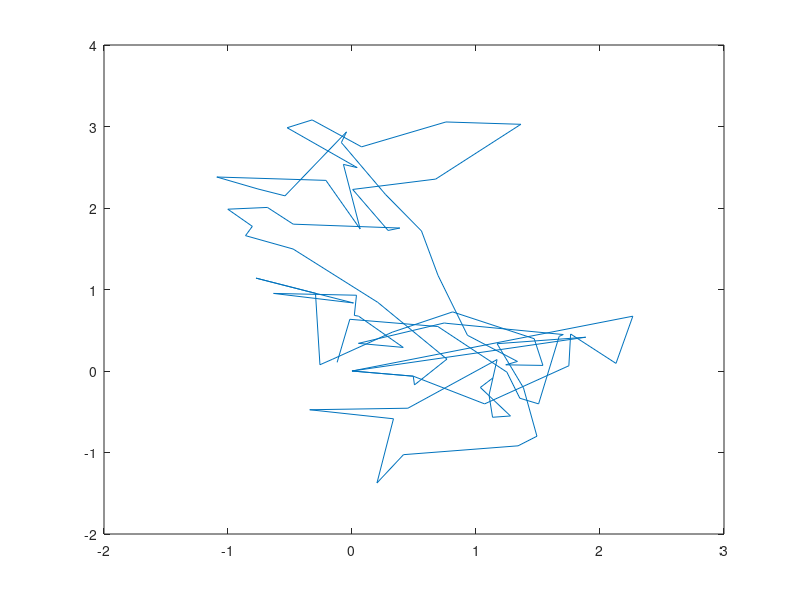

Source code (MATLAB):
%agent things to-do: create a threshold so that agent can switch bw local 
%and global search based on quality. 
%could make turning angles or distance travelled a gaussian distribution
%(rather than uniform, like it is now). 

%time step 
steps = 100;

%create agents (there's nothing really happening here right now)
%dummy agent for now
%agent = a1; %set agent type 


%create trajectory
location = zeros(steps,2); 


%%movement loop
location(1,:) = [0,0]; %start at center XY
curr_location = location(1,:);

for t=1:steps 
    %quality = fct(landscape(curr_location(quality)) %assess quality of the food 
    decide_to_stay = nbinrnd(1,0.8); %some function(quality, etc.) 
         %randomly setting it to move 80% of the time with neg binomial for now.
         %this decision should be based on whether or not in fertilized
         %area
    
    if decide_to_stay==1 
        location(t,:) = curr_location; %agent doesn't move
    
    elseif decide_to_stay == 0  
        
        turning_angle =  unifrnd(0,2*pi); %uniform dist 0->360 deg
        d = unifrnd(0.01, 1); %uniform dist of step size
       
        location(t, :) = [curr_location(1)+d*sin(turning_angle), ...
            curr_location(2)+d*cos(turning_angle)] %agent moves 
        
        curr_location = location(t, :); %update location
    
    end
    
 end
    
    
plot(location(:,1), location(:,2)) %sanity check